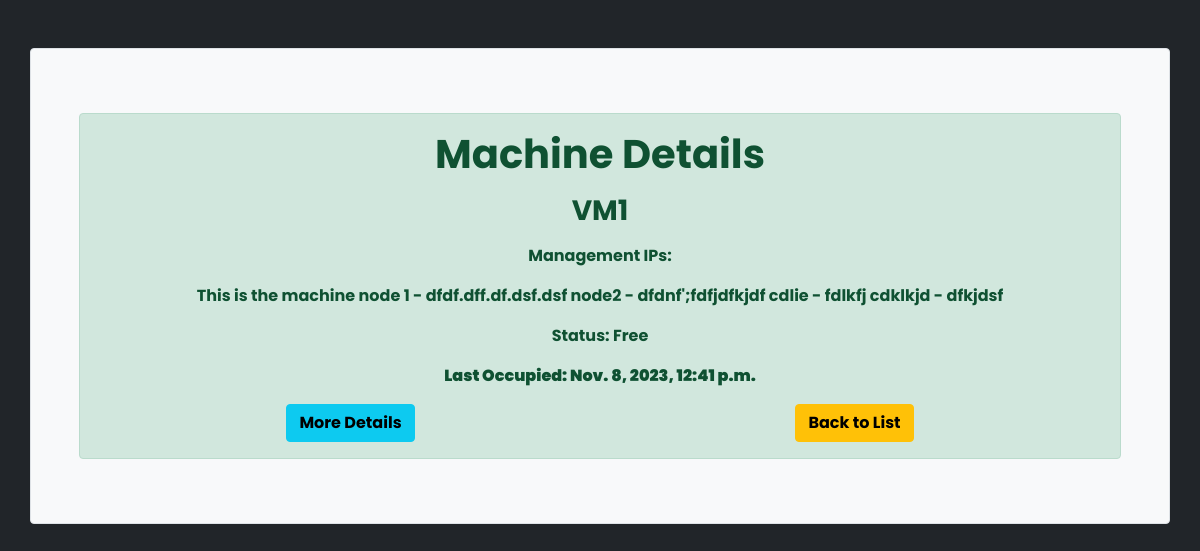
/1/ (signed in), run on an earlier commit of the app's database.
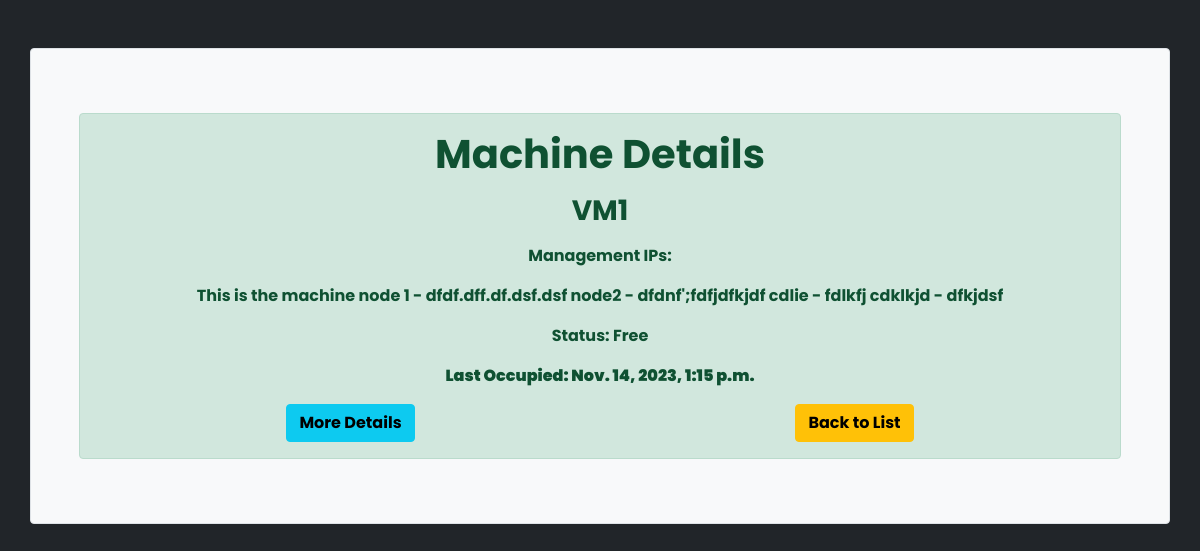
And on a later commit of the database.
### machines/models.py (models this page shows, shortened)
class Machine(models.Model):
    name = models.CharField(max_length=100)
    discription = models.TextField(null=True, max_length=500)
    user = models.ForeignKey(User, on_delete=models.SET_NULL, null=True, blank=True)
    start_time = models.DateTimeField(null=True, blank=True)
    end_time = models.DateTimeField(null=True, blank=True)
    timestamp = models.DateTimeField(auto_now=True)
    status = models.BooleanField(default=True)  # True for free, False for occupied
    purpose = models.TextField(blank=True)
    nz_start_time = models.DateTimeField(null=True, blank=True)
    nz_end_time = models.DateTimeField(null=True, blank=True)

### machines/views.py (the view)
# urls.py: path('<int:machine_id>/', views.machine_detail, name='machine_detail'),
@login_required
def machine_detail(request, machine_id):
    machine = get_object_or_404(Machine, pk=machine_id)
    user_can_free = request.user.is_authenticated
    user_active_booking = None
    if user_can_free:
        user_active_booking = Booking.objects.filter(machine=machine, user=request.user, end_time__gte=timezone.now()).first()
    context = {
        'machine': machine,
        'user_can_free': user_can_free,
        'user_has_active_booking': user_active_booking is not None,
        'user_active_booking': user_active_booking,
    }
    return render(request, 'machines/machine_detail.html', context)

### machines/templates/machines/machine_detail.html (shortened to what this page needs)
<html>
<head>
    <link href="https://cdn.jsdelivr.net/npm/bootstrap@5.0.2/dist/css/bootstrap.min.css" rel="stylesheet"
>
    <link rel="stylesheet" href="https://cdnjs.cloudflare.com/ajax/libs/font-awesome/6.4.2/css/all.min.css" />
</head>
<body class="bg-dark">
    <div class="container mt-5 p-5 border rounded bg-light">
    <div class="mb-3 mt-3">
        <div class="alert alert-success text-center mb-3 ">
            {% block content %}
            {% load humanize %}
                <h1><b>Machine Details</b></h1>
                <p><h3><b>{{ machine.name }}</b></h3></p>
                <p><b>Management IPs:</b></p>
                <p><b>{{ machine.discription }}</b></p>
                <p><b>Status: {% if machine.status %} Free {% else %} </b><b>Occupied by </b> <b>{{ machine.user }}</b> {% endif %}</p>
                    <p><b>Last Occupied: {{ machine.timestamp }}</b></p>
                <div id="notepad-content" style="display: flex; justify-content: space-between;">
                    <a href="{% url 'edit_notepad' machine.id %}" class="btn btn-info"><b>More Details</b></a></br>
                    <a href="{% url 'machine_list' %}" class="btn btn-warning"><b>Back to List<b></b></a>
                </div>
            {% endblock %}
        </div>
    </div>
    </div>
</body>
</html>

### machines/templates/machines/machine_detail.html (style rules this page uses)
* { font-family: 'Poppins', sans-serif; }

What changed in the data, as far as the page shows it:
changed Machine "VM1": timestamp "Nov. 8, 2023, 12:41 p.m." → "Nov. 14, 2023, 1:15 p.m."
